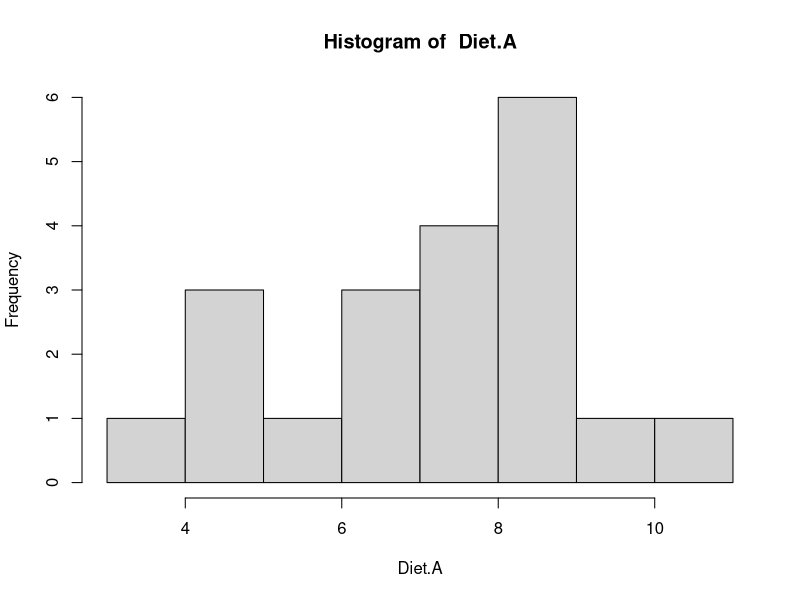
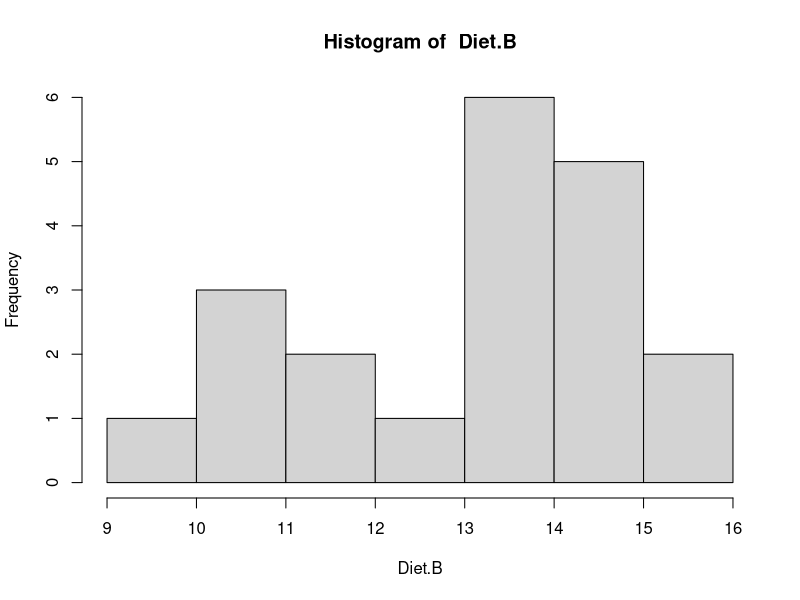
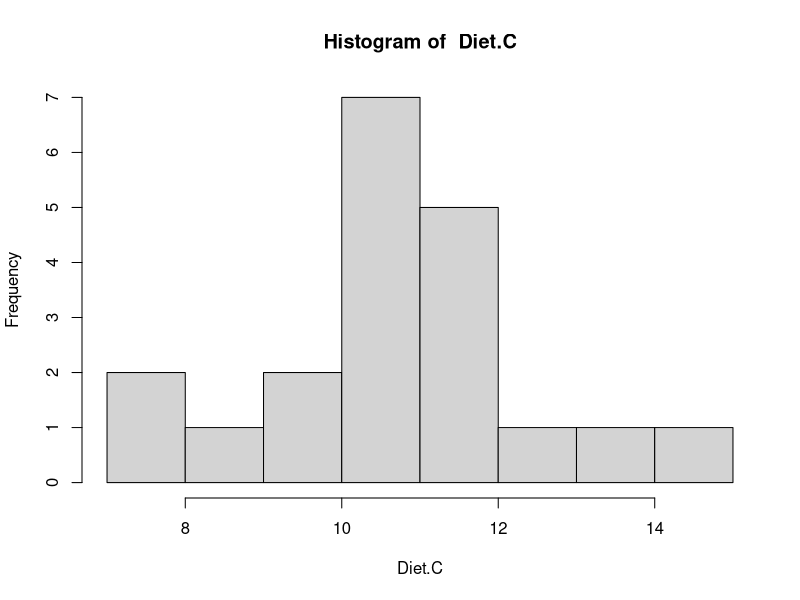

Source code (R) for these figures, in order:
## ---- chunk 1
knitr::opts_chunk$set(echo = TRUE)
## ---- chunk 2
wtloss = read.csv(file = "Tutorial 8 Data.csv", header=TRUE)
wtloss
summary(wtloss)
apply(wtloss, 2, sd)
for (i in colnames(wtloss)){
    hist(wtloss[,i],
         main=paste("Histogram of ",i),
         xlab=i)  # just using apply, have to fiddle with names
}
## ---- chunk 3
apply(wtloss, 2, shapiro.test) # 2 - apply to columns
bartlett.test(wtloss)
## ---- chunk 4
grand.mean <-  mean(as.matrix(wtloss)) # Flatten dataframe
group.means <- apply(wtloss, 2, mean)
grand.mean; group.means
## ---- chunk 5
#Extracting dof from dataframe instead of hard coding.
ngroups = length(colnames(wtloss))
dof1 = ngroups - 1 # no of groups
dof2 = sum(apply(wtloss, 2, length)) - ngroups # in case groups (cols, "2") have different lengths

## ---- chunk 6
# Variance among groups (SS(Tr))

# The common row in the variance among groups
x <- (as.vector(group.means) -grand.mean)^2
counts <- apply(wtloss,2,length)
x; counts

ss.among.groups <- sum(counts*x)
var.among.groups <- ss.among.groups/dof1

ss.among.groups ; var.among.groups
## ---- chunk 7
# Variance within groups

# dataframe with group means in rows

x <- rep( as.vector(group.means), 
     length( rownames(wtloss)))

dim( x) <- c( length(group.means),length(rownames(wtloss))) # reshape vector to same shape as wtloss
x <- t(x) #transpose (would be better to do in place)

ss.within.groups = sum((wtloss - x)^2)
var.within.groups = ss.within.groups/dof2
ss.within.groups ; var.within.groups

## ---- chunk 8
#Extracting dof from dataframe instead of hard coding.
ngroups = length(colnames(wtloss))
dof1 = ngroups - 1 # no of groups
dof2 = sum(apply(wtloss, 2, length)) - ngroups # in case groups (cols, "2") have different lengths
dof1 ; dof2

## ---- chunk 9
F <- var.among.groups/var.within.groups
F
## ---- chunk 10
fcrit = qf(0.95, dof1, dof2); fcrit
qf(0.95, dof1, 10000) # value used in tute from table
## ---- chunk 11
if ( F > fcrit) print("Reject H0, means are different") else print("Accept H0, means are same.")
## ---- chunk 12
if ( F < fcrit) print("Reject H1, means are same") else print("Accept H1, means are different.")
## ---- chunk 13

ss.among.groups/(ss.among.groups+ss.within.groups)
## ---- chunk 14
wtloss.stacked <- stack( wtloss ) # So easy! Compare SPSS data reformat wizard.
colnames(wtloss.stacked) <- c("WeightLost", "Diet")
oneway.test(WeightLost ~ Diet, wtloss.stacked, var.equal=TRUE)
## ---- chunk 15
result = anova(lm(WeightLost ~ Diet, wtloss.stacked))
result
## ---- chunk 16
WLvsD <- lm(WeightLost ~ Diet, wtloss.stacked)
WLvsD
## ---- chunk 17
summary(WLvsD)
## ---- chunk 18
oneway.test(WeightLost ~ Diet, wtloss.stacked, var.equal=FALSE)
## ---- chunk 19
qf(0.95, 2,57)
qf(0.95,2,10000)
## ---- chunk 20
TukeyHSD(aov(WeightLost ~ Diet, wtloss.stacked))
